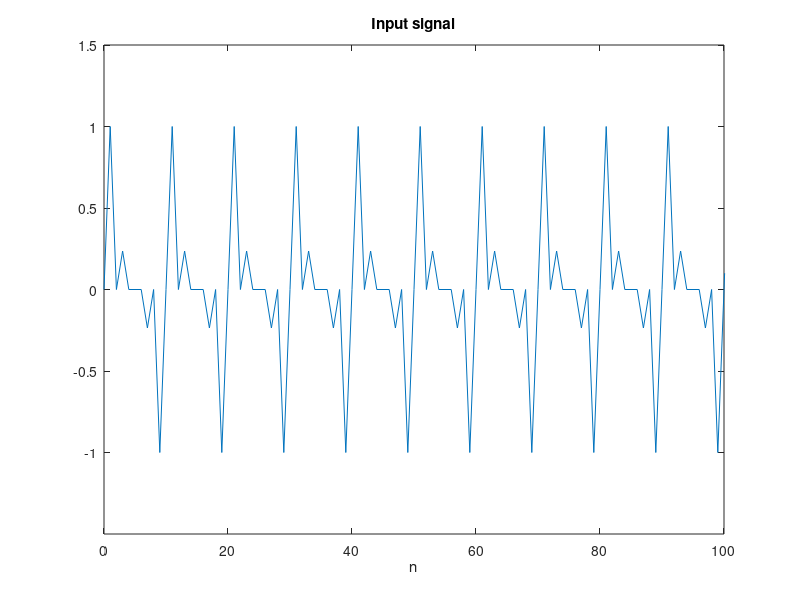

Source code (MATLAB): (Note: this script raises an error after producing the figure.)
clear all
close all
clc

%% 3

fs = 600;
f1 = 60;
f2 = 120;
f3 = 180;
f4 = 240;

F1 = f1/fs;
F2 = f2/fs;
F3 = f3/fs;
F4 = f4/fs;

N = 1024; 
n = 0:N-1;

x = sin(2*pi*n*F1) + sin(2*pi*n*F2) + sin(2*pi*n*F3)+ sin(2*pi*n*F4);
x = x/(max([abs(min(x)) abs(max(x))])); % normalizacija

figure;
plot(n, x);
title('Input signal');
xlabel('n');
axis([0 100 min(x)-0.5 max(x)+0.5]);

fc = 60;
Aa = 40; Ap = 0.5;
[b, a] = power_line_noise_filter(fs, fc, Aa, Ap);

[sos] = tf2sos(b, a);
bsos = sos(:, 1:end/2);
asos = sos(:, (end/2+1):end);

y = IIR_direct_II_cascade(bsos, asos, x);

Nfreqz = 4096; 
[H, w_in] = freqz(x, Nfreqz); 
Ha = abs(H);
[H1, w_out] = freqz(y, Nfreqz); 
Ha1 = abs(H1);

figure;
plot(w_in*fs/2/pi, Ha);
title('Input signal - amplitude');
xlabel('w');
ylabel('|H(e^(jW))|');

figure;
plot(w_out*fs/2/pi, Ha1);
title('Output signal - amplitude');
xlabel('w');
ylabel('|H(e^(jW))|');

%% 4.a

bit_length = 2;
frac_length = 1; 
word_length = frac_length + bit_length;

while 1

    FixedPointAttributes = fimath ( 'RoundingMethod', 'Floor', 'OverflowAction', 'Saturate', ...
        'ProductMode', 'SpecifyPrecision', 'ProductWordLength', 2*word_length, 'ProductFractionLength', 2*frac_length, ...
        'SumMode', 'SpecifyPrecision', 'SumWordLength', 2*word_length, 'SumFractionLength', 2*frac_length) ;
               
    FI_a = fi(asos, true, word_length, frac_length, FixedPointAttributes);

    FixedPointAttributes.OverflowAction = 'Wrap';
    FI_a = fi(FI_a, true, word_length, frac_length, FixedPointAttributes);
    
    FI_zp = zeros(2, length(FI_a));
    for i = 1:length(FI_a)
        FI_zp(:,i) = roots(double(FI_a(i,:)));
    end
    
    max_pole = max(abs(double(FI_zp(:,:))));
    if max_pole >= 1
        frac_length = frac_length+1;
        word_length = frac_length+bit_length;
    else        
        disp('Potreban broj bita za razlomljeni deo: ')
        disp(frac_length);
        break
    end
    
end

FI_a = fi (asos, true, word_length, frac_length, FixedPointAttributes);
FI_b = fi (bsos, true, word_length, frac_length, FixedPointAttributes);
FI_zp = zeros(2, length(FI_a));
FI_zo = zeros(2, length(FI_a));

FI_a1 = fi (asos, true, word_length-1, frac_length, FixedPointAttributes);
FI_b1 = fi (bsos, true, word_length-1, frac_length, FixedPointAttributes);
FI_zp1 = zeros(2, length(FI_a));
FI_zo1 = zeros(2, length(FI_a));

for i = 1:length(FI_a)
        FI_zo(:,i) = roots(double(FI_b(i,:)));
        FI_zp(:,i) = roots(double(FI_a(i,:)));
        
        FI_zo1(:,i) = roots(double(FI_b1(i,:)));
        FI_zp1(:,i) = roots(double(FI_a1(i,:)));
end
    
figure;
subplot(121);
[hz, hp, ht] = zplane(FI_zo, FI_zp); 
title('zeros and poles');
xlabel('Re(z)');
ylabel('Im(z)');
subplot(122);
[hz1, hp1, ht1] = zplane(FI_zo1, FI_zp1); 
title('zeros and poles - not stable');
xlabel('Re(z)');
ylabel('Im(z)');

%% 4.b

frac_length1 = 10; 
bit_length1 = frac_length1+bit_length;

while 1
    
    FixedPointAttributes = fimath ( 'RoundingMethod', 'Floor', 'OverflowAction', 'Saturate', ...
            'ProductMode', 'SpecifyPrecision', 'ProductWordLength', 2*bit_length1, 'ProductFractionLength', 2*frac_length1, ...
            'SumMode', 'SpecifyPrecision', 'SumWordLength', 2*bit_length1, 'SumFractionLength', 2*frac_length1) ;
    
    FI_a = fi(asos, true, bit_length1, frac_length1, FixedPointAttributes);
    FI_b = fi(bsos, true, bit_length1, frac_length1, FixedPointAttributes);

    FixedPointAttributes.OverflowAction = 'Wrap';
    FI_a = fi(FI_a, true, bit_length1, frac_length1, FixedPointAttributes);
    FI_b = fi(FI_b, true, bit_length1, frac_length1, FixedPointAttributes);
    
    Nfreqz = 4096; 
    [H, w1] = freqz(b, a, Nfreqz); 
    Ha = abs(H);
    
    sos = [double(FI_b) double(FI_a)];
    [H1, w2] = freqz(sos, Nfreqz); 
    Ha1 = abs(H1);
    
    dHa = max(abs(Ha - Ha1));
    
    if dHa >= 0.01
        frac_length1 = frac_length1+1;
        bit_length1 = frac_length1+bit_length;
    else
        disp('Minimalan broj bita za razlomljeni deo: ')
        disp(frac_length1);
        break
    end
    
end

figure;
plot(w1, Ha);
title('Amplitude filter characteristics'), grid on, hold on
plot(w2, Ha1, 'r');
xlabel('w');
ylabel('|H(e^(jw))|');
ylim([0.85 1.05]);
xlim([0.5 0.75]);
